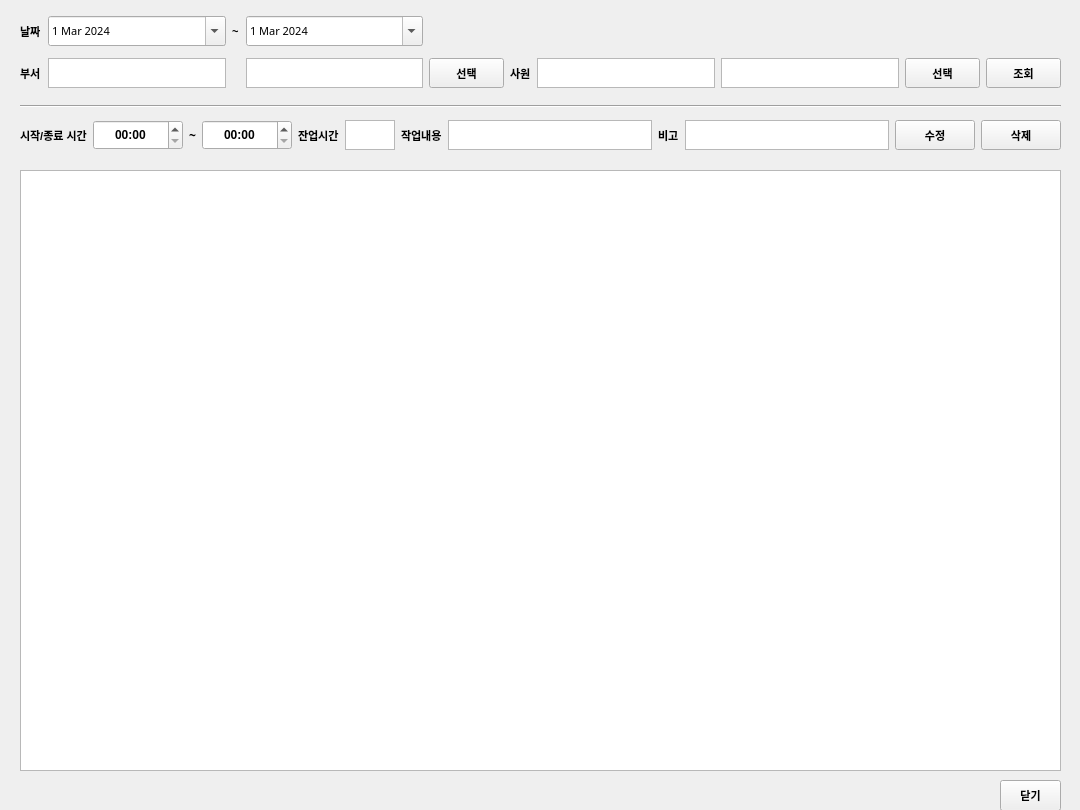
<?xml version="1.0" encoding="UTF-8"?>
<ui version="4.0">
 <class>win_upload_time</class>
 <widget class="QWidget" name="win_upload_time">
  <property name="geometry">
   <rect>
    <x>0</x>
    <y>0</y>
    <width>1080</width>
    <height>810</height>
   </rect>
  </property>
  <property name="maximumSize">
   <size>
    <width>1080</width>
    <height>810</height>
   </size>
  </property>
  <property name="windowTitle">
   <string>Form</string>
  </property>
  <widget class="QTableWidget" name="tbl_info">
   <property name="enabled">
    <bool>true</bool>
   </property>
   <property name="geometry">
    <rect>
     <x>20</x>
     <y>170</y>
     <width>1041</width>
     <height>601</height>
    </rect>
   </property>
   <property name="sizeAdjustPolicy">
    <enum>QAbstractScrollArea::AdjustToContents</enum>
   </property>
   <property name="editTriggers">
    <set>QAbstractItemView::SelectedClicked</set>
   </property>
   <property name="dragEnabled">
    <bool>true</bool>
   </property>
   <property name="alternatingRowColors">
    <bool>true</bool>
   </property>
   <property name="selectionBehavior">
    <enum>QAbstractItemView::SelectRows</enum>
   </property>
   <property name="textElideMode">
    <enum>Qt::ElideMiddle</enum>
   </property>
   <attribute name="horizontalHeaderCascadingSectionResizes">
    <bool>true</bool>
   </attribute>
   <attribute name="horizontalHeaderShowSortIndicator" stdset="0">
    <bool>true</bool>
   </attribute>
   <attribute name="horizontalHeaderStretchLastSection">
    <bool>true</bool>
   </attribute>
   <attribute name="verticalHeaderCascadingSectionResizes">
    <bool>true</bool>
   </attribute>
   <attribute name="verticalHeaderStretchLastSection">
    <bool>false</bool>
   </attribute>
  </widget>
  <widget class="QPushButton" name="btn_close">
   <property name="geometry">
    <rect>
     <x>1000</x>
     <y>780</y>
     <width>61</width>
     <height>31</height>
    </rect>
   </property>
   <property name="font">
    <font>
     <family>Arial</family>
     <pointsize>8</pointsize>
     <weight>75</weight>
     <bold>true</bold>
    </font>
   </property>
   <property name="text">
    <string>닫기</string>
   </property>
  </widget>
  <widget class="QWidget" name="gridLayoutWidget">
   <property name="geometry">
    <rect>
     <x>20</x>
     <y>10</y>
     <width>1041</width>
     <height>84</height>
    </rect>
   </property>
   <layout class="QGridLayout" name="gridLayout">
    <property name="sizeConstraint">
     <enum>QLayout::SetNoConstraint</enum>
    </property>
    <item row="0" column="2">
     <widget class="QLabel" name="lbl_select_file_2">
      <property name="font">
       <font>
        <family>Arial</family>
        <pointsize>8</pointsize>
        <weight>75</weight>
        <bold>true</bold>
       </font>
      </property>
      <property name="text">
       <string>~</string>
      </property>
     </widget>
    </item>
    <item row="0" column="1">
     <widget class="QDateEdit" name="date_from">
      <property name="maximumSize">
       <size>
        <width>16777215</width>
        <height>30</height>
       </size>
      </property>
      <property name="font">
       <font>
        <family>맑은 고딕</family>
        <pointsize>8</pointsize>
        <weight>50</weight>
        <bold>false</bold>
       </font>
      </property>
      <property name="dateTime">
       <datetime>
        <hour>0</hour>
        <minute>0</minute>
        <second>0</second>
        <year>2024</year>
        <month>3</month>
        <day>1</day>
       </datetime>
      </property>
      <property name="calendarPopup">
       <bool>true</bool>
      </property>
     </widget>
    </item>
    <item row="0" column="0">
     <widget class="QLabel" name="lbl_select_file">
      <property name="font">
       <font>
        <family>Arial</family>
        <pointsize>8</pointsize>
        <weight>75</weight>
        <bold>true</bold>
       </font>
      </property>
      <property name="text">
       <string>날짜</string>
      </property>
     </widget>
    </item>
    <item row="1" column="5">
     <widget class="QLabel" name="lbl_select_file_3">
      <property name="font">
       <font>
        <family>Arial</family>
        <pointsize>8</pointsize>
        <weight>75</weight>
        <bold>true</bold>
       </font>
      </property>
      <property name="text">
       <string>사원</string>
      </property>
     </widget>
    </item>
    <item row="1" column="4">
     <widget class="QPushButton" name="btn_select_dept">
      <property name="enabled">
       <bool>true</bool>
      </property>
      <property name="sizePolicy">
       <sizepolicy hsizetype="Expanding" vsizetype="Fixed">
        <horstretch>0</horstretch>
        <verstretch>0</verstretch>
       </sizepolicy>
      </property>
      <property name="maximumSize">
       <size>
        <width>75</width>
        <height>30</height>
       </size>
      </property>
      <property name="font">
       <font>
        <family>Arial</family>
        <pointsize>8</pointsize>
        <weight>75</weight>
        <bold>true</bold>
       </font>
      </property>
      <property name="text">
       <string>선택</string>
      </property>
     </widget>
    </item>
    <item row="1" column="8">
     <widget class="QTextEdit" name="txt_emp_name">
      <property name="enabled">
       <bool>true</bool>
      </property>
      <property name="maximumSize">
       <size>
        <width>16777215</width>
        <height>30</height>
       </size>
      </property>
      <property name="font">
       <font>
        <family>맑은 고딕</family>
        <pointsize>10</pointsize>
        <weight>50</weight>
        <bold>false</bold>
       </font>
      </property>
      <property name="layoutDirection">
       <enum>Qt::LeftToRight</enum>
      </property>
      <property name="autoFillBackground">
       <bool>false</bool>
      </property>
      <property name="lineWidth">
       <number>1</number>
      </property>
      <property name="midLineWidth">
       <number>0</number>
      </property>
      <property name="readOnly">
       <bool>true</bool>
      </property>
      <property name="cursorWidth">
       <number>-2</number>
      </property>
     </widget>
    </item>
    <item row="1" column="3">
     <widget class="QTextEdit" name="txt_dept_name">
      <property name="enabled">
       <bool>true</bool>
      </property>
      <property name="maximumSize">
       <size>
        <width>16777215</width>
        <height>30</height>
       </size>
      </property>
      <property name="font">
       <font>
        <family>맑은 고딕</family>
        <pointsize>10</pointsize>
        <weight>50</weight>
        <bold>false</bold>
       </font>
      </property>
      <property name="lineWidth">
       <number>1</number>
      </property>
      <property name="midLineWidth">
       <number>0</number>
      </property>
      <property name="readOnly">
       <bool>true</bool>
      </property>
     </widget>
    </item>
    <item row="1" column="1">
     <widget class="QTextEdit" name="txt_dept_id">
      <property name="enabled">
       <bool>true</bool>
      </property>
      <property name="maximumSize">
       <size>
        <width>16777215</width>
        <height>30</height>
       </size>
      </property>
      <property name="font">
       <font>
        <family>맑은 고딕</family>
        <pointsize>10</pointsize>
        <weight>50</weight>
        <bold>false</bold>
       </font>
      </property>
      <property name="lineWidth">
       <number>1</number>
      </property>
      <property name="midLineWidth">
       <number>0</number>
      </property>
      <property name="readOnly">
       <bool>true</bool>
      </property>
      <property name="html">
       <string>&lt;!DOCTYPE HTML PUBLIC &quot;-//W3C//DTD HTML 4.0//EN&quot; &quot;http://www.w3.org/TR/REC-html40/strict.dtd&quot;&gt;
&lt;html&gt;&lt;head&gt;&lt;meta name=&quot;qrichtext&quot; content=&quot;1&quot; /&gt;&lt;style type=&quot;text/css&quot;&gt;
p, li { white-space: pre-wrap; }
&lt;/style&gt;&lt;/head&gt;&lt;body style=&quot; font-family:'맑은 고딕'; font-size:10pt; font-weight:400; font-style:normal;&quot;&gt;
&lt;p style=&quot;-qt-paragraph-type:empty; margin-top:0px; margin-bottom:0px; margin-left:0px; margin-right:0px; -qt-block-indent:0; text-indent:0px; font-weight:600;&quot;&gt;&lt;br /&gt;&lt;/p&gt;&lt;/body&gt;&lt;/html&gt;</string>
      </property>
     </widget>
    </item>
    <item row="1" column="0">
     <widget class="QLabel" name="lbl_select_file_7">
      <property name="font">
       <font>
        <family>Arial</family>
        <pointsize>8</pointsize>
        <weight>75</weight>
        <bold>true</bold>
       </font>
      </property>
      <property name="text">
       <string>부서</string>
      </property>
     </widget>
    </item>
    <item row="0" column="3">
     <widget class="QDateEdit" name="date_to">
      <property name="maximumSize">
       <size>
        <width>16777215</width>
        <height>30</height>
       </size>
      </property>
      <property name="font">
       <font>
        <family>맑은 고딕</family>
        <pointsize>8</pointsize>
        <weight>50</weight>
        <bold>false</bold>
       </font>
      </property>
      <property name="dateTime">
       <datetime>
        <hour>0</hour>
        <minute>0</minute>
        <second>0</second>
        <year>2024</year>
        <month>3</month>
        <day>1</day>
       </datetime>
      </property>
      <property name="calendarPopup">
       <bool>true</bool>
      </property>
     </widget>
    </item>
    <item row="1" column="6">
     <widget class="QTextEdit" name="txt_emp_id">
      <property name="enabled">
       <bool>true</bool>
      </property>
      <property name="maximumSize">
       <size>
        <width>16777215</width>
        <height>30</height>
       </size>
      </property>
      <property name="font">
       <font>
        <family>맑은 고딕</family>
        <pointsize>10</pointsize>
        <weight>50</weight>
        <bold>false</bold>
       </font>
      </property>
      <property name="lineWidth">
       <number>1</number>
      </property>
      <property name="midLineWidth">
       <number>0</number>
      </property>
      <property name="readOnly">
       <bool>true</bool>
      </property>
     </widget>
    </item>
    <item row="1" column="9">
     <widget class="QPushButton" name="btn_select_emp">
      <property name="maximumSize">
       <size>
        <width>75</width>
        <height>30</height>
       </size>
      </property>
      <property name="font">
       <font>
        <family>Arial</family>
        <pointsize>8</pointsize>
        <weight>75</weight>
        <bold>true</bold>
       </font>
      </property>
      <property name="text">
       <string>선택</string>
      </property>
     </widget>
    </item>
    <item row="1" column="10">
     <widget class="QPushButton" name="btn_select">
      <property name="maximumSize">
       <size>
        <width>75</width>
        <height>30</height>
       </size>
      </property>
      <property name="font">
       <font>
        <family>Arial</family>
        <pointsize>8</pointsize>
        <weight>75</weight>
        <bold>true</bold>
       </font>
      </property>
      <property name="text">
       <string>조회</string>
      </property>
     </widget>
    </item>
   </layout>
  </widget>
  <widget class="Line" name="line">
   <property name="geometry">
    <rect>
     <x>20</x>
     <y>95</y>
     <width>1041</width>
     <height>22</height>
    </rect>
   </property>
   <property name="orientation">
    <enum>Qt::Horizontal</enum>
   </property>
  </widget>
  <widget class="QWidget" name="gridLayoutWidget_2">
   <property name="geometry">
    <rect>
     <x>20</x>
     <y>115</y>
     <width>1041</width>
     <height>41</height>
    </rect>
   </property>
   <layout class="QGridLayout" name="gridLayout_2">
    <item row="0" column="8">
     <widget class="QLabel" name="lbl_select_file_9">
      <property name="font">
       <font>
        <family>Arial</family>
        <pointsize>8</pointsize>
        <weight>75</weight>
        <bold>true</bold>
       </font>
      </property>
      <property name="text">
       <string>비고</string>
      </property>
     </widget>
    </item>
    <item row="0" column="2">
     <widget class="QLabel" name="label">
      <property name="font">
       <font>
        <family>맑은 고딕</family>
        <weight>75</weight>
        <bold>true</bold>
       </font>
      </property>
      <property name="text">
       <string>~</string>
      </property>
     </widget>
    </item>
    <item row="0" column="5">
     <widget class="QTextEdit" name="txt_overtime">
      <property name="maximumSize">
       <size>
        <width>50</width>
        <height>30</height>
       </size>
      </property>
      <property name="font">
       <font>
        <family>Arial</family>
        <pointsize>10</pointsize>
        <weight>75</weight>
        <bold>true</bold>
       </font>
      </property>
      <property name="tabChangesFocus">
       <bool>true</bool>
      </property>
      <property name="readOnly">
       <bool>false</bool>
      </property>
     </widget>
    </item>
    <item row="0" column="1">
     <widget class="QTimeEdit" name="time_start">
      <property name="minimumSize">
       <size>
        <width>90</width>
        <height>30</height>
       </size>
      </property>
      <property name="font">
       <font>
        <family>Arial</family>
        <weight>75</weight>
        <bold>true</bold>
       </font>
      </property>
      <property name="alignment">
       <set>Qt::AlignCenter</set>
      </property>
      <property name="currentSection">
       <enum>QDateTimeEdit::HourSection</enum>
      </property>
      <property name="displayFormat">
       <string>HH:mm</string>
      </property>
     </widget>
    </item>
    <item row="0" column="7">
     <widget class="QTextEdit" name="txt_detail">
      <property name="maximumSize">
       <size>
        <width>16777215</width>
        <height>30</height>
       </size>
      </property>
      <property name="font">
       <font>
        <family>맑은 고딕</family>
        <pointsize>10</pointsize>
        <weight>50</weight>
        <bold>false</bold>
       </font>
      </property>
      <property name="tabChangesFocus">
       <bool>true</bool>
      </property>
     </widget>
    </item>
    <item row="0" column="6">
     <widget class="QLabel" name="lbl_select_file_8">
      <property name="font">
       <font>
        <family>Arial</family>
        <pointsize>8</pointsize>
        <weight>75</weight>
        <bold>true</bold>
       </font>
      </property>
      <property name="text">
       <string>작업내용</string>
      </property>
     </widget>
    </item>
    <item row="0" column="11">
     <widget class="QPushButton" name="btn_delete">
      <property name="maximumSize">
       <size>
        <width>16777215</width>
        <height>30</height>
       </size>
      </property>
      <property name="font">
       <font>
        <family>Arial</family>
        <pointsize>8</pointsize>
        <weight>75</weight>
        <bold>true</bold>
       </font>
      </property>
      <property name="text">
       <string>삭제</string>
      </property>
     </widget>
    </item>
    <item row="0" column="10">
     <widget class="QPushButton" name="btn_update">
      <property name="maximumSize">
       <size>
        <width>16777215</width>
        <height>30</height>
       </size>
      </property>
      <property name="font">
       <font>
        <family>Arial</family>
        <pointsize>8</pointsize>
        <weight>75</weight>
        <bold>true</bold>
       </font>
      </property>
      <property name="text">
       <string>수정</string>
      </property>
     </widget>
    </item>
    <item row="0" column="4">
     <widget class="QLabel" name="lbl_select_file_10">
      <property name="font">
       <font>
        <family>Arial</family>
        <pointsize>8</pointsize>
        <weight>75</weight>
        <bold>true</bold>
       </font>
      </property>
      <property name="text">
       <string>잔업시간</string>
      </property>
     </widget>
    </item>
    <item row="0" column="0">
     <widget class="QLabel" name="lbl_select_file_6">
      <property name="font">
       <font>
        <family>Arial</family>
        <pointsize>8</pointsize>
        <weight>75</weight>
        <bold>true</bold>
       </font>
      </property>
      <property name="text">
       <string>시작/종료 시간</string>
      </property>
     </widget>
    </item>
    <item row="0" column="9">
     <widget class="QTextEdit" name="txt_note">
      <property name="maximumSize">
       <size>
        <width>16777215</width>
        <height>30</height>
       </size>
      </property>
      <property name="font">
       <font>
        <family>맑은 고딕</family>
        <pointsize>10</pointsize>
        <weight>50</weight>
        <bold>false</bold>
       </font>
      </property>
      <property name="tabChangesFocus">
       <bool>true</bool>
      </property>
     </widget>
    </item>
    <item row="0" column="3">
     <widget class="QTimeEdit" name="time_end">
      <property name="minimumSize">
       <size>
        <width>90</width>
        <height>30</height>
       </size>
      </property>
      <property name="font">
       <font>
        <family>Arial</family>
        <weight>75</weight>
        <bold>true</bold>
       </font>
      </property>
      <property name="alignment">
       <set>Qt::AlignCenter</set>
      </property>
      <property name="currentSection">
       <enum>QDateTimeEdit::HourSection</enum>
      </property>
      <property name="displayFormat">
       <string>HH:mm</string>
      </property>
     </widget>
    </item>
   </layout>
  </widget>
  <widget class="QTextEdit" name="txt_id">
   <property name="enabled">
    <bool>false</bool>
   </property>
   <property name="geometry">
    <rect>
     <x>1120</x>
     <y>190</y>
     <width>50</width>
     <height>30</height>
    </rect>
   </property>
   <property name="maximumSize">
    <size>
     <width>50</width>
     <height>30</height>
    </size>
   </property>
  </widget>
 </widget>
 <tabstops>
  <tabstop>date_from</tabstop>
  <tabstop>date_to</tabstop>
  <tabstop>txt_dept_id</tabstop>
  <tabstop>txt_dept_name</tabstop>
  <tabstop>btn_select_dept</tabstop>
  <tabstop>txt_emp_id</tabstop>
  <tabstop>txt_emp_name</tabstop>
  <tabstop>btn_select_emp</tabstop>
  <tabstop>btn_select</tabstop>
  <tabstop>txt_detail</tabstop>
  <tabstop>txt_note</tabstop>
  <tabstop>btn_update</tabstop>
  <tabstop>btn_delete</tabstop>
  <tabstop>tbl_info</tabstop>
  <tabstop>btn_close</tabstop>
  <tabstop>txt_id</tabstop>
 </tabstops>
 <resources/>
 <connections/>
</ui>
